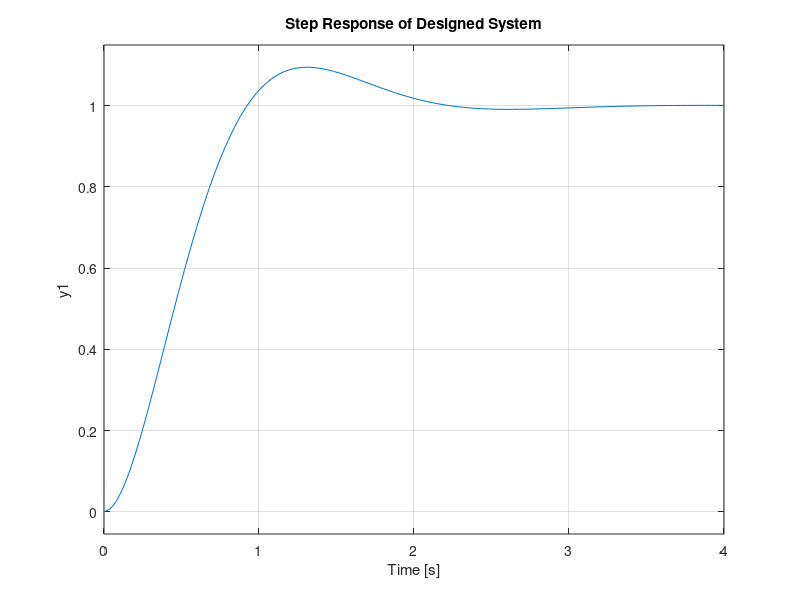
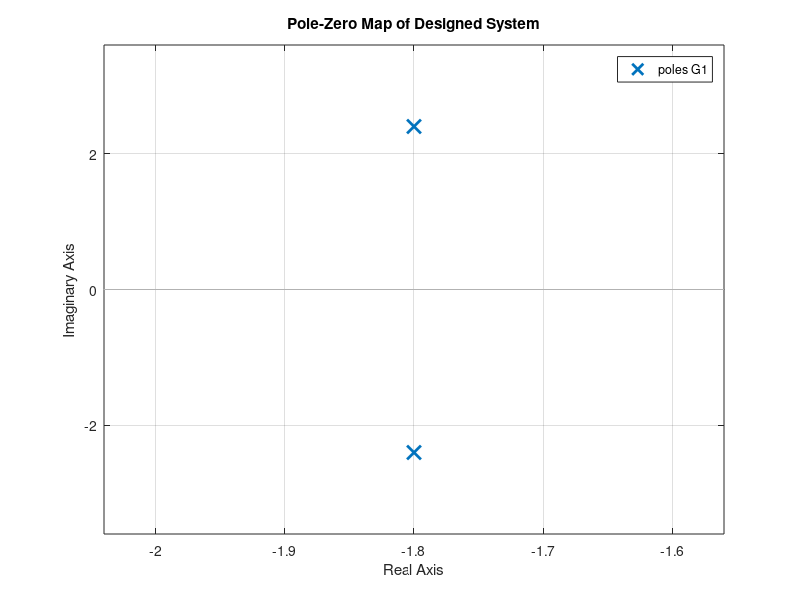

These figures' MATLAB source, in order: (Note: this script raises an error after producing the figures.)
zeta = 0.6;
wn = 3;

G1 = tf([wn^2],[1 2*zeta*wn wn^2]);

figure
step(G1)
title('Step Response of Designed System')
grid on

figure
pzmap(G1)
title('Pole-Zero Map of Designed System')
grid on

info = stepinfo(G1);

fprintf('Settling Time: ', info.SettlingTime);
fprintf('Overshoot: ', info.Overshoot);
